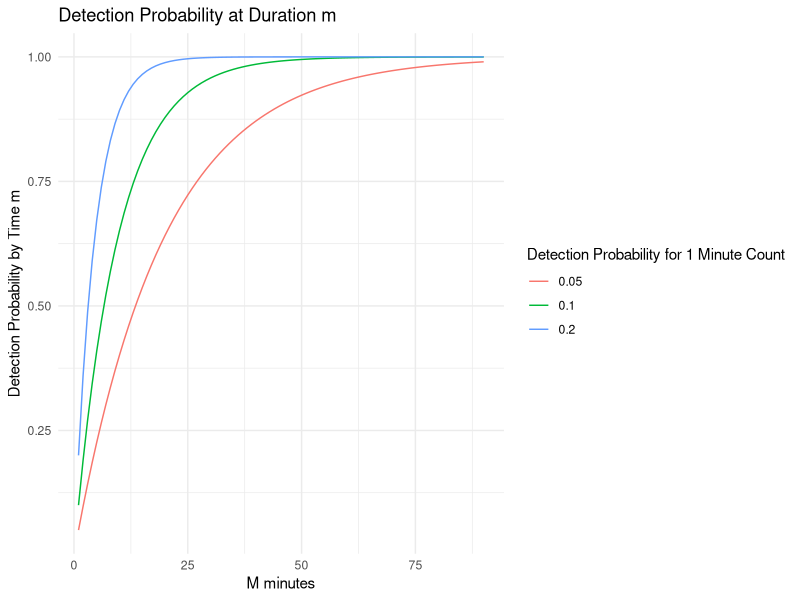
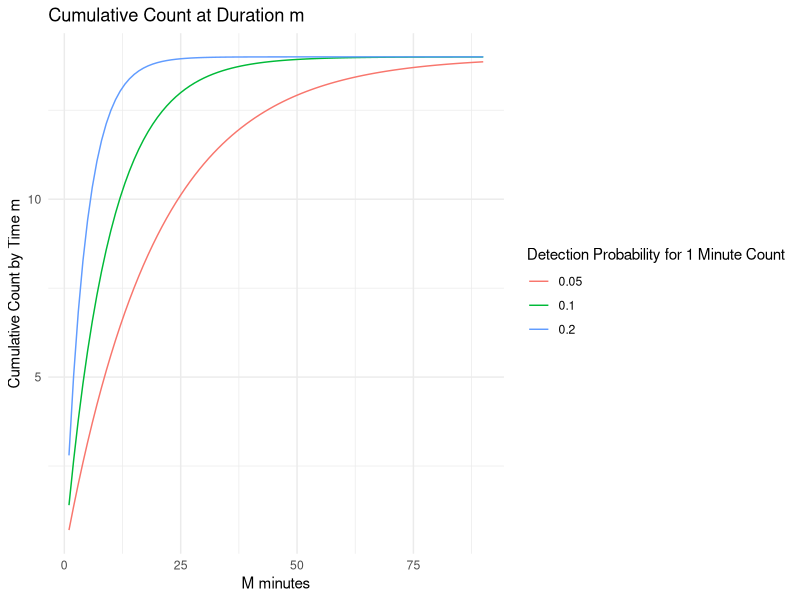
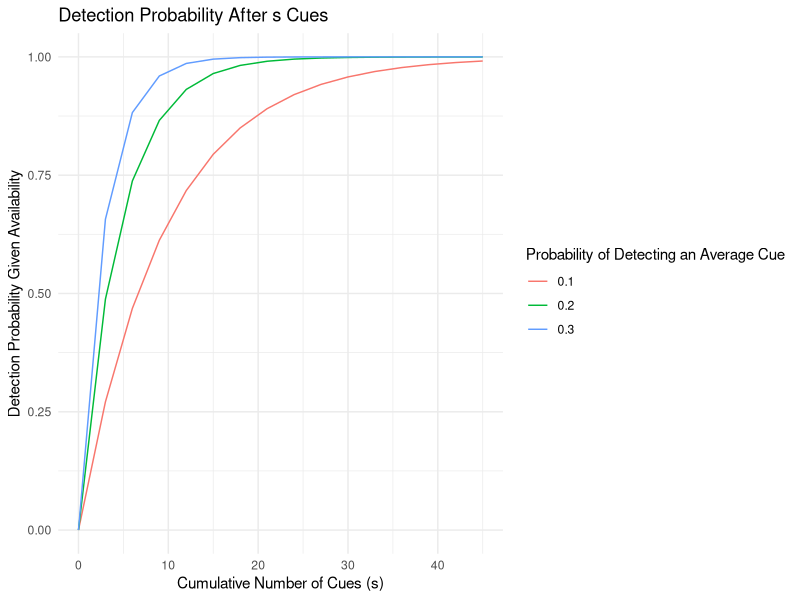
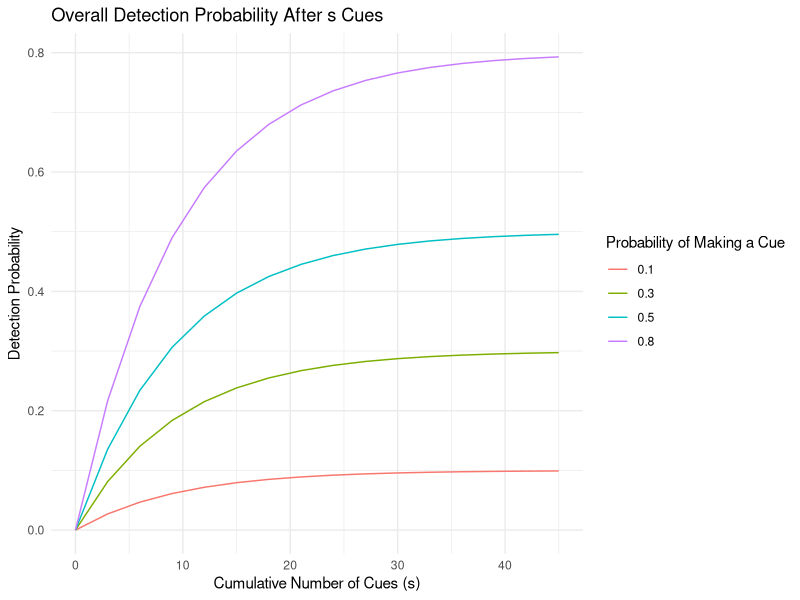
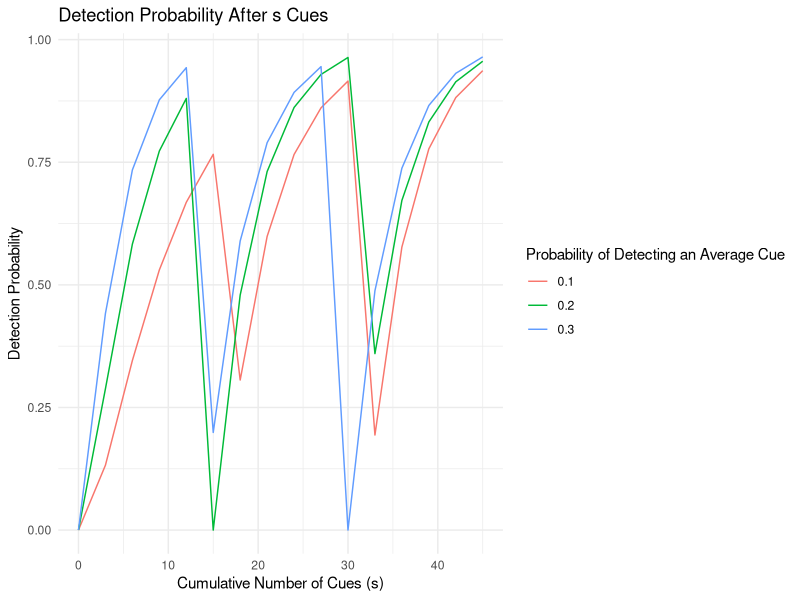
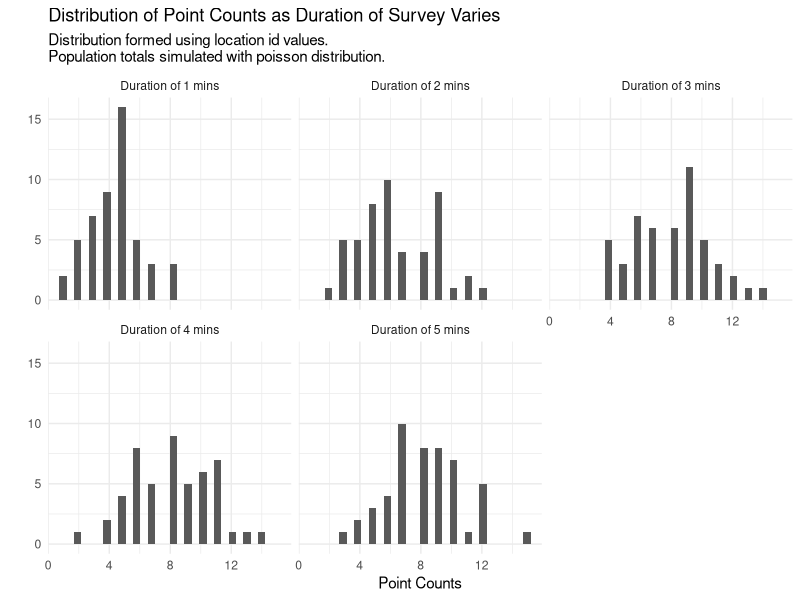
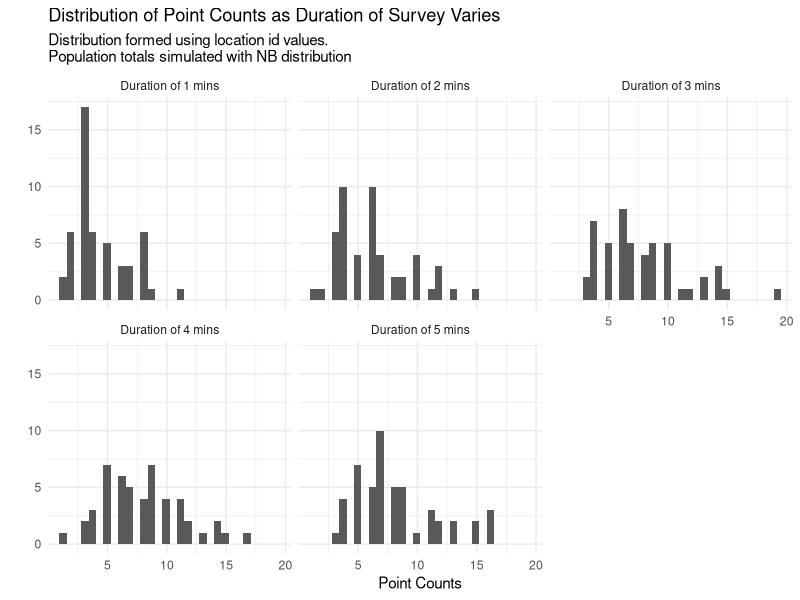

Write R code to recreate these figures, in order.
## ---- chunk 1
knitr::opts_chunk$set(echo = TRUE)
## ---- chunk 2
library(tidyverse)
## ---- chunk 3
set.seed(1)
n_locations = 50
lambda = 15 # get this number from some data?
locationID = 1:n_locations
N_i = rpois(n_locations,lambda)

dfBase = as.data.frame(cbind(locationID, N_i))
head(dfBase)
## ---- chunk 4
PredictProbability = function(m, p1m){
  # the way I think about this function is (for the time example): 
  # p1m is the probability of detecting an individual within a 1 min interval 
  # 1-p1m is the probability of not detecting an individual within a 1 min interval
  # (1-p1m)^m is the probability of not detecting an individual at all within m minutes
  # 1-((1-p1m)^m) is the probability of detecting an individual at least once within 
  # m minutes
  p_m = 1-((1-p1m)**m)
  return(p_m)
}
## ---- chunk 5
# let m vary from 1 min to 90 mins
maxMinute = 90
m = 1:maxMinute
# let p_1m vary from a low detection probability to a higher one with 1 min intervals
p_1m = c(0.05,0.1,0.2)
p_1m_col = rep(p_1m, maxMinute)

# make the dataframe of probabilities
dfProbabilityTime = tibble(m=m)
dfProbabilityTime = dfProbabilityTime %>%
  slice(rep(1:n(), each = length(p_1m)))
dfProbabilityTime = dfProbabilityTime%>%
  mutate(p_1m = p_1m_col, 
         p_m = PredictProbability(m,p_1m))

# show results
head(dfProbabilityTime)
ggplot(dfProbabilityTime)+ 
  geom_line(aes(x=m, y = p_m, color = as.factor(p_1m)))+ 
  theme_minimal()+ 
  labs(title = "Detection Probability at Duration m", 
       x = "M minutes", 
       y = "Detection Probability by Time m", 
       color = "Detection Probability for 1 Minute Count")
  
## ---- chunk 6
N1=14
dfProbabilityTime = dfProbabilityTime%>%
  mutate(C = N1*p_m)
ggplot(dfProbabilityTime)+ 
  geom_line(aes(x=m, y = C, color = as.factor(p_1m)))+ 
  theme_minimal()+ 
  labs(title = "Cumulative Count at Duration m", 
       x = "M minutes", 
       y = "Cumulative Count by Time m", 
       color = "Detection Probability for 1 Minute Count")
## ---- chunk 7
# let s vary based on time (and a known cues/min rate)
maxMinute = 15
m = 0:maxMinute
cuesPerMin = 3 
s = m*cuesPerMin # should this be a more complicated relationship?
# let p_1d vary from a low detection  to a higher one
p_1d = c(0.1,0.2,0.3)
p_1d_col = rep(p_1d, length(s))

# make df
dfProbabilityCue = tibble(s=s)
dfProbabilityCue = dfProbabilityCue %>%
  slice(rep(1:n(), each = length(p_1d)))

dfProbabilityCue = dfProbabilityCue%>%
  mutate(p_1d = p_1d_col, 
         p_ds = PredictProbability(s,p_1d))

# show results
head(dfProbabilityCue)
ggplot(dfProbabilityCue)+ 
  geom_line(aes(x=s, y = p_ds, color = as.factor(p_1d)))+ 
  theme_minimal()+ 
  labs(title = "Detection Probability After s Cues", 
       x = "Cumulative Number of Cues (s)", 
       y = "Detection Probability Given Availability", 
       color = "Probability of Detecting an Average Cue")
## ---- chunk 8
# case 1: p_1d is constant, and p_s varies from high to low 

maxMinute = 15
m = 0:maxMinute
cuesPerMin = 3 
s = m*cuesPerMin # should this be a more complicated relationship?
p_1d = c(0.1)
p_s = c(0.1,0.3,0.5,0.8)
p_1d_col = rep(p_1d, length(s))
p_s_col = rep(p_s, length(s))

# make df
dfProbabilityCue = tibble(s=s)
dfProbabilityCue$p_1d = p_1d
dfProbabilityCue = dfProbabilityCue %>%
  slice(rep(1:n(), each = length(p_s)))

dfProbabilityCue = dfProbabilityCue%>%
  mutate(p_s = p_s_col, 
         p = PredictProbability(s,p_1d)*p_s)

# show results
head(dfProbabilityCue)
ggplot(dfProbabilityCue)+ 
  geom_line(aes(x=s, y = p, color = as.factor(p_s)))+ 
  theme_minimal()+ 
  labs(title = "Overall Detection Probability After s Cues", 
       x = "Cumulative Number of Cues (s)", 
       y = "Detection Probability", 
       color = "Probability of Making a Cue")
## ---- chunk 9
# let s vary based on time (and a known cues/min rate)
maxMinute = 15
m = 0:maxMinute
cuesPerMin = 3 
s = m*cuesPerMin # should this be a more complicated relationship?
# let p_1d vary from a low detection  to a higher one
p_1d = c(0.1,0.2,0.3)
p_s = c(0.2)
p_1d_col = rep(p_1d, length(s))
#p_s_col = rep(p_s, length(s))

# make df
dfProbabilityCue = tibble(s=s)
dfProbabilityCue = dfProbabilityCue %>%
  slice(rep(1:n(), each = length(p_1d)))

dfProbabilityCue = dfProbabilityCue%>%
  mutate(p_1d = p_1d_col,
         p = PredictProbability(s,p_1d)*PredictProbability(m,p_s))

# show results
head(dfProbabilityCue)
ggplot(dfProbabilityCue)+ 
  geom_line(aes(x=s, y = p, color = as.factor(p_1d)))+ 
  theme_minimal()+ 
  labs(title = "Detection Probability After s Cues", 
       x = "Cumulative Number of Cues (s)", 
       y = "Detection Probability", 
       color = "Probability of Detecting an Average Cue")
## ---- chunk 10
# ask: ideally p_1d and p_s should vary across the different locationID's 
# based on if they are easy, medium, or hard areas to survey
# for now my assumptions are that all locations are a medium difficulty area 
# to survey
p_1d = 0.2
p_s = 0.6
maxMinute = 5 # picked a small duration for visualization purposes
m = 0:maxMinute
cuesPerMin = 3 
s = rep(m*cuesPerMin, nrow(dfBase))
## ---- chunk 11
# produce the detection probabilities after duration m 
dfBaseProb = dfBase%>%
  slice(rep(1:n(), each = length(m)))%>%
  mutate(`Duration of Count`=rep(m, nrow(dfBase)),
         Cues = s,
         p = PredictProbability(Cues,p_1d)*p_s)

## ---- chunk 12
set.seed(1)
dfBaseProb$C = rbinom(nrow(dfBaseProb), dfBaseProb$N_i, dfBaseProb$p)
dfBaseProb$`Duration of Count` = paste("Duration of",dfBaseProb$`Duration of Count`,"mins")
head(dfBaseProb)
## ---- chunk 13
set.seed(1)
n_locations = 50
size = 10 # chosen so it has the same mean as the poisson 
prob = 0.4 # get this number from some data?
locationID = 1:n_locations
N_i = rnbinom(n_locations,size,prob)
dfNB = as.data.frame(cbind(locationID, N_i))
head(dfNB)
## ---- chunk 14
# ask: ideally p_1d and p_s should vary across the different locationID's 
# based on if they are easy, medium, or hard areas to survey
# for now my assumptions are that all locations are a medium difficulty area 
# to survey
p_1d = 0.2
p_s = 0.6
maxMinute = 5 # picked a small duration for visualization purposes
m = 0:maxMinute
cuesPerMin = 3 
s = rep(m*cuesPerMin, nrow(dfNB))
## ---- chunk 15
# produce the detection probabilities after duration m 
dfNBProb = dfNB%>%
  slice(rep(1:n(), each = length(m)))%>%
  mutate(`Duration of Count`=rep(m, nrow(dfNB)),
         Cues = s,
         p = PredictProbability(Cues,p_1d)*p_s)

## ---- chunk 16
set.seed(1)
dfNBProb$C = rbinom(nrow(dfNBProb), dfNBProb$N_i, dfNBProb$p)
dfNBProb$`Duration of Count` = paste("Duration of",dfNBProb$`Duration of Count`,"mins")
head(dfNBProb)
## ---- chunk 17
# look at distributions based on duration 
dfBaseProb%>%
  filter(`Duration of Count`!="Duration of 0 mins")%>%
ggplot()+ 
  geom_histogram(aes(x=C))+ 
  facet_wrap(~as.factor(`Duration of Count`))+ 
  theme_minimal()+ 
  labs(title = "Distribution of Point Counts as Duration of Survey Varies", 
       subtitle = "Distribution formed using location id values. 
Population totals simulated with poisson distribution.",
       x = "Point Counts",
       y="")
## ---- chunk 18
# look at distributions based on duration 
dfNBProb%>%
  filter(`Duration of Count`!="Duration of 0 mins")%>%
ggplot()+ 
  geom_histogram(aes(x=C))+ 
  facet_wrap(~as.factor(`Duration of Count`))+ 
  theme_minimal()+ 
  labs(title = "Distribution of Point Counts as Duration of Survey Varies", 
       subtitle = "Distribution formed using location id values. 
Population totals simulated with NB distribution",
       x = "Point Counts",
       y="")
